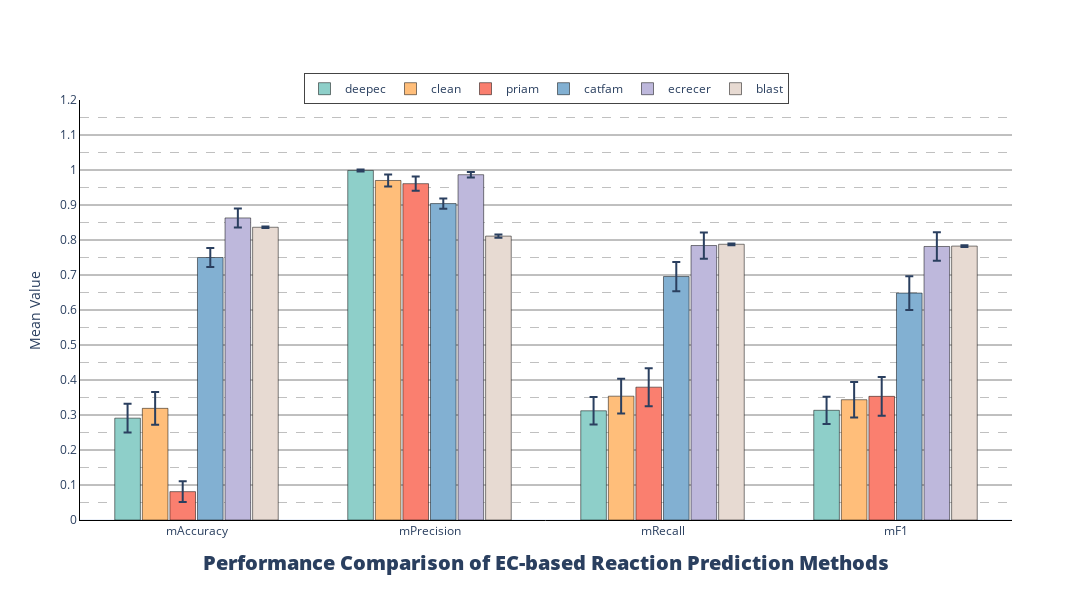

Notebook code for this chart:
### Code cell
evTools.show_ec_methods_10_eva_fig(res_metrics_data=res_std[res_std.avgType =='weighted'].reset_index(drop=True))

### Figure 1 — Plotly figure (JSON) as saved in the notebook; plotly's stock layout.template omitted (floating-point values rounded to 4 significant figures)
{"data": [{"error_y": {"array": [0.04122, 0.002886, 0.03925, 0.03887], "type": "data", "visible": true}, "marker": {"color": "#8ECFC9", "line": {"color": "black", "width": 0.5}}, "name": "deepec", "type": "bar", "width": 0.11, "x": ["mAccuracy", "mPrecision", "mRecall", "mF1"], "y": [0.291, 0.9987, 0.312, 0.3134]}, {"error_y": {"array": [0.04701, 0.01709, 0.04964, 0.05077], "type": "data", "visible": true}, "marker": {"color": "#FFBE7A", "line": {"color": "black", "width": 0.5}}, "name": "clean", "type": "bar", "width": 0.11, "x": ["mAccuracy", "mPrecision", "mRecall", "mF1"], "y": [0.319, 0.9701, 0.3538, 0.3436]}, {"error_y": {"array": [0.02961, 0.02039, 0.05439, 0.05561], "type": "data", "visible": true}, "marker": {"color": "#FA7F6F", "line": {"color": "black", "width": 0.5}}, "name": "priam", "type": "bar", "width": 0.11, "x": ["mAccuracy", "mPrecision", "mRecall", "mF1"], "y": [0.081, 0.961, 0.3795, 0.3533]}, {"error_y": {"array": [0.02708, 0.01481, 0.04182, 0.0481], "type": "data", "visible": true}, "marker": {"color": "#82B0D2", "line": {"color": "black", "width": 0.5}}, "name": "catfam", "type": "bar", "width": 0.11, "x": ["mAccuracy", "mPrecision", "mRecall", "mF1"], "y": [0.75, 0.904, 0.6956, 0.6483]}, {"error_y": {"array": [0.0271, 0.007701, 0.0376, 0.04097], "type": "data", "visible": true}, "marker": {"color": "#BEB8DC", "line": {"color": "black", "width": 0.5}}, "name": "ecrecer", "type": "bar", "width": 0.11, "x": ["mAccuracy", "mPrecision", "mRecall", "mF1"], "y": [0.863, 0.9865, 0.7842, 0.7815]}, {"error_y": {"array": [0.001912, 0.004543, 0.002485, 0.002475], "type": "data", "visible": true}, "marker": {"color": "#E7DAD2", "line": {"color": "black", "width": 0.5}}, "name": "blast", "type": "bar", "width": 0.11, "x": ["mAccuracy", "mPrecision", "mRecall", "mF1"], "y": [0.8364, 0.8111, 0.7878, 0.7826]}], "layout": {"bargap": 0.29, "barmode": "group", "height": 600, "legend": {"borderwidth": 1, "orientation": "h", "tracegroupgap": 2, "x": 0.5, "xanchor": "center", "y": 0.99, "yanchor": "bottom"}, "title": {"font": {"size": 20, "weight": 1000}, "text": "Performance Comparison of EC-based Reaction Prediction Methods", "x": 0.5, "xanchor": "center", "y": 0.05}, "width": 1600, "xaxis": {"linecolor": "#000000", "linewidth": 1, "showline": true}, "yaxis": {"dtick": 0.1, "gridcolor": "gray", "gridwidth": 1, "linecolor": "black", "linewidth": 1, "minor": {"dtick": 0.05, "gridcolor": "gray", "griddash": "dash", "gridwidth": 0.5, "showgrid": true}, "range": [0, 1.2], "showgrid": true, "showline": true, "title": {"text": "Mean Value"}}}}
